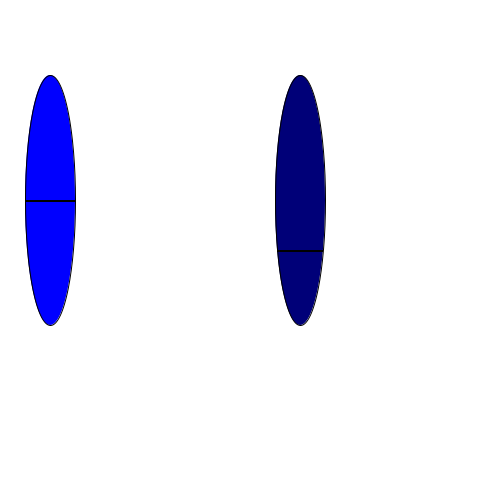
Frame 1 (no input)
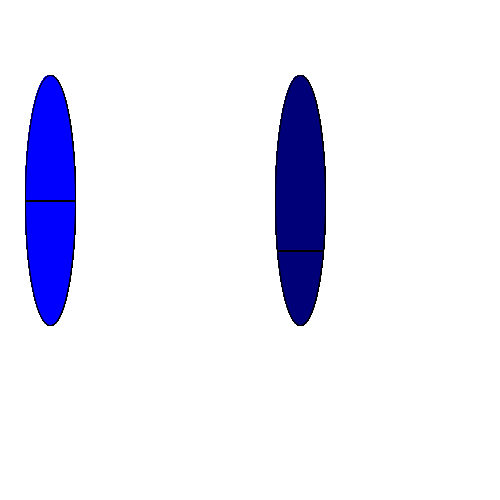
Frame 60 (the mouse pressed at the canvas centre just before this capture)
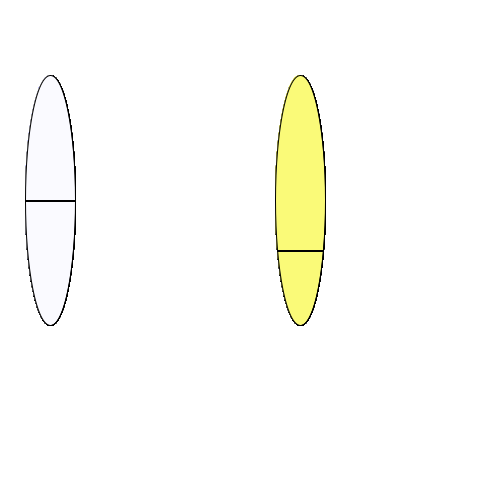
Frame 120 (the mouse held since frame 60 and released just before this capture)

The Processing sketch that drew these frames (run headless with seeded random() and noise(); from frame 60 on, the mouse is pressed at the canvas centre):

// Processing sketch: exercise_07_01
// ── exercise_07_01.pde
/* Owen Grimm

   September 8, 2017
   
   exercise_07_01
   
   ellipse to show temperature scale
*/

void setup(){
  size (500,500);
  background(255);
}

void draw (){
  fill(mouseX,mouseY,255);
  ellipse(50,200,50,250); //fahrenheit scale
  fill(mouseX, mouseY, 120);
  ellipse (300, 200, 50,250); //celsius scale
  rect (25,200, 50,1); //fahrenheit temperature
  rect(277,250,45,1); //celsius temperature 
}
